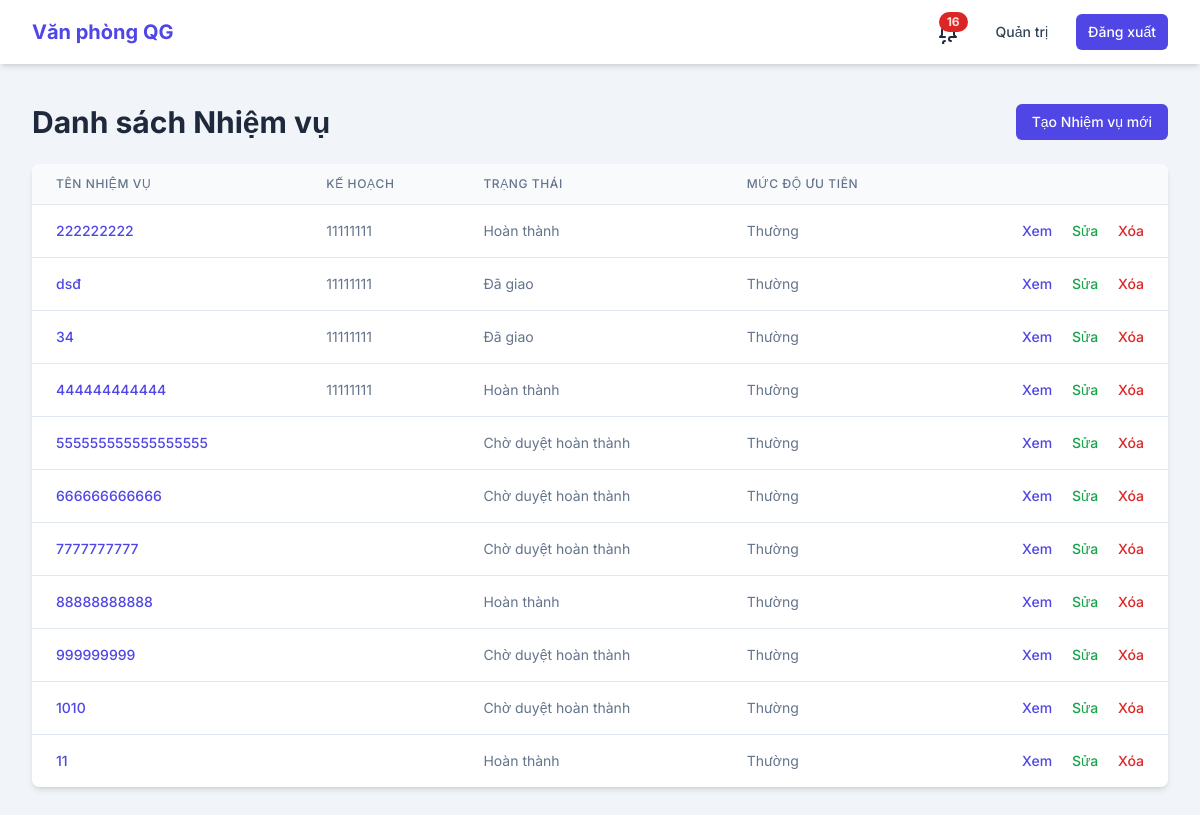
The app's page /nhiemvu/ (signed in) with its own data.
### core/models.py (models this page shows, shortened)
class NhiemVu(models.Model):
    class TrangThai(models.TextChoices):
        PENDING_ASSIGNMENT_APPROVAL = 'PENDING_ASSIGNMENT_APPROVAL', _('Chờ duyệt giao')
        ASSIGNED = 'ASSIGNED', _('Đã giao')
        PENDING_COMPLETION_APPROVAL = 'PENDING_COMPLETION_APPROVAL', _('Chờ duyệt hoàn thành')
        COMPLETED = 'COMPLETED', _('Hoàn thành')
    class MucDoUuTien(models.TextChoices):
        KHAN = 'KHAN', _('Khẩn')
        CAO = 'CAO', _('Cao')
        THUONG = 'THUONG', _('Thường')
        THAP = 'THAP', _('Thấp')
    class RecurringFrequency(models.TextChoices):
        DAILY = 'DAILY', _('Hàng ngày')
        WEEKLY = 'WEEKLY', _('Hàng tuần')
        MONTHLY = 'MONTHLY', _('Hàng tháng')
        YEARLY = 'YEARLY', _('Hàng năm')
    ten_nhiem_vu = models.CharField(max_length=255, verbose_name=_('Tên nhiệm vụ'))
    mo_ta = models.TextField(verbose_name=_('Mô tả'))
    trang_thai = models.CharField(max_length=50, choices=TrangThai.choices, default=TrangThai.PENDING_ASSIGNMENT_APPROVAL, verbose_name=_('Trạng thái'))
    muc_do_uu_tien = models.CharField(max_length=50, choices=MucDoUuTien.choices, default=MucDoUuTien.THUONG, verbose_name=_('Mức độ ưu tiên'))
    ngay_bat_dau = models.DateTimeField(verbose_name=_('Ngày bắt đầu'), null=True, blank=True)
    ngay_ket_thuc = models.DateTimeField(verbose_name=_('Ngày kết thúc'), null=True, blank=True)
    id_ke_hoach = models.ForeignKey(KeHoach, on_delete=models.SET_NULL, null=True, blank=True, related_name='nhiem_vu', verbose_name=_('Kế hoạch'))
    id_nguoi_tao = models.ForeignKey(settings.AUTH_USER_MODEL, on_delete=models.SET_NULL, null=True, related_name='nhiem_vu_da_tao', verbose_name=_('Người tạo'))
    id_nguoi_giao_viec = models.ForeignKey(settings.AUTH_USER_MODEL, on_delete=models.SET_NULL, null=True, related_name='nhiem_vu_da_giao', verbose_name=_('Người giao việc'))
    id_nguoi_thuc_hien = models.ForeignKey(settings.AUTH_USER_MODEL, on_delete=models.SET_NULL, null=True, related_name='nhiem_vu_thuc_hien', verbose_name=_('Người thực hiện'))
    id_phong_ban_lien_quan = models.ForeignKey(PhongBan, on_delete=models.SET_NULL, null=True, blank=True, verbose_name=_('Phòng ban liên quan'))
    id_nhiem_vu_cha = models.ForeignKey('self', on_delete=models.CASCADE, null=True, blank=True, related_name='sub_tasks', verbose_name=_('Nhiệm vụ cha'))
    thoi_gian_uoc_tinh = models.FloatField(null=True, blank=True, verbose_name=_('Thời gian ước tính (giờ)'))
    thoi_gian_thuc_te = models.FloatField(null=True, blank=True, verbose_name=_('Thời gian thực tế (giờ)'))
    thoi_gian_xu_ly = models.FloatField(null=True, blank=True, verbose_name=_('Thời gian xử lý (giờ)'))
    is_recurring = models.BooleanField(default=False, verbose_name=_('Nhiệm vụ lặp lại'))
    recurring_frequency = models.CharField(max_length=20, choices=RecurringFrequency.choices, null=True, blank=True, verbose_name=_('Tần suất lặp lại'))
    recurring_until = models.DateTimeField(null=True, blank=True, verbose_name=_('Lặp lại đến ngày'))
    danh_gia_sao = models.IntegerField(null=True, blank=True, choices=[(i, str(i)) for i in range(1, 6)], verbose_name=_('Đánh giá sao'))
    loi_danh_gia = models.TextField(null=True, blank=True, verbose_name=_('Lời đánh giá'))
    ngay_ket_thuc_de_xuat = models.DateTimeField(null=True, blank=True, verbose_name=_('Ngày kết thúc đề xuất'))
    ly_do_gia_han = models.TextField(null=True, blank=True, verbose_name=_('Lý do gia hạn'))
    class TrangThaiGiaHan(models.TextChoices):
        CHUA_DUYET = 'CHUA_DUYET', _('Chưa duyệt')
        DA_DUYET = 'DA_DUYET', _('Đã duyệt')
        DA_TU_CHOI = 'DA_TU_CHOI', _('Đã từ chối')
    trang_thai_gia_han = models.CharField(max_length=50, choices=TrangThaiGiaHan.choices, default=TrangThaiGiaHan.CHUA_DUYET, verbose_name=_('Trạng thái gia hạn'))
    nguoi_duyet_gia_han = models.ForeignKey(settings.AUTH_USER_MODEL, on_delete=models.SET_NULL, null=True, blank=True, related_name='nhiem_vu_duyet_gia_han', verbose_name=_('Người duyệt gia hạn'))
    is_quy_trinh_dac_biet = models.BooleanField(default=False, verbose_name=_('Quy trình đặc biệt'))
    id_nguoi_duyet_giao_viec = models.ForeignKey(settings.AUTH_USER_MODEL, on_delete=models.SET_NULL, null=True, blank=True, related_name='nhiem_vu_da_duyet_giao', verbose_name=_('Người duyệt giao việc'))
    ngay_hoan_thanh = models.DateTimeField(null=True, blank=True, verbose_name=_('Ngày hoàn thành'))

class KeHoach(models.Model):
    class TrangThai(models.TextChoices):
        CHUA_BAT_DAU = 'CHUA_BAT_DAU', _('Chưa bắt đầu')
        DANG_THUC_HIEN = 'DANG_THUC_HIEN', _('Đang thực hiện')
        HOAN_THANH = 'HOAN_THANH', _('Hoàn thành')
        BI_TRE = 'BI_TRE', _('Bị trễ')
        DA_DUYET = 'DA_DUYET', _('Đã duyệt')
    ten_ke_hoach = models.CharField(max_length=255, verbose_name=_('Tên kế hoạch'))
    muc_tieu = models.TextField(verbose_name=_('Mục tiêu'))
    trang_thai = models.CharField(max_length=50, choices=TrangThai.choices, default=TrangThai.CHUA_BAT_DAU, verbose_name=_('Trạng thái'))
    thoi_gian_bat_dau = models.DateTimeField(verbose_name=_('Thời gian bắt đầu'))
    thoi_gian_ket_thuc = models.DateTimeField(verbose_name=_('Thời gian kết thúc'))
    id_du_an = models.ForeignKey(HoSoCongViec, on_delete=models.CASCADE, related_name='ke_hoach', verbose_name=_('Hồ sơ công việc'))
    id_don_vi_thuc_hien = models.ForeignKey(PhongBan, on_delete=models.SET_NULL, null=True, verbose_name=_('Đơn vị thực hiện'))
    id_nguoi_phu_trach = models.ForeignKey(settings.AUTH_USER_MODEL, on_delete=models.SET_NULL, null=True, related_name='ke_hoach_phu_trach', verbose_name=_('Người phụ trách'))

### core/views.py (the view, shortened to what this page needs)
# urls.py: path('nhiemvu/', views.NhiemVuListView.as_view(), name='nhiemvu-list'),
class NhiemVuListView(LoginRequiredMixin, ListView):
    model = NhiemVu
    template_name = 'core/nhiemvu_list.html'
    def get_queryset(self):
        user = self.request.user
        if user.is_superuser or user.role == CustomUser.Role.LANH_DAO_CO_QUAN:
            return NhiemVu.objects.all()
        elif user.role == CustomUser.Role.LANH_DAO_PHONG:
            if user.phong_ban:
                return NhiemVu.objects.filter(id_phong_ban_lien_quan=user.phong_ban)
            else:
                return NhiemVu.objects.none()
        elif user.role == CustomUser.Role.CHUYEN_VIEN_VAN_PHONG or user.role == CustomUser.Role.CHUYEN_VIEN_PHONG or user.role == CustomUser.Role.CHUYEN_VIEN:
            return NhiemVu.objects.filter(id_nguoi_thuc_hien=user) | NhiemVu.objects.filter(id_nguoi_giao_viec=user)
        else:
            return NhiemVu.objects.none()

### core/templates/core/nhiemvu_list.html (shortened to what this page needs)
{% extends 'core/base.html' %}
{% block content %}
    <div class="flex justify-between items-center mb-6">
        <h1 class="text-3xl font-bold text-slate-800">Danh sách Nhiệm vụ</h1>
        <a href="{% url 'nhiemvu-create' %}" class="px-4 py-2 rounded-md text-sm font-medium text-white bg-indigo-600 hover:bg-indigo-700 transition-colors">Tạo Nhiệm vụ mới</a>
    </div>
    <div class="bg-white shadow-md rounded-lg overflow-hidden">
        <table class="min-w-full divide-y divide-slate-200">
            <thead class="bg-slate-50">
                <tr>
                    <th scope="col" class="px-6 py-3 text-left text-xs font-medium text-slate-500 uppercase tracking-wider">Tên Nhiệm vụ</th>
                    <th scope="col" class="px-6 py-3 text-left text-xs font-medium text-slate-500 uppercase tracking-wider">Kế hoạch</th>
                    <th scope="col" class="px-6 py-3 text-left text-xs font-medium text-slate-500 uppercase tracking-wider">Trạng thái</th>
                    <th scope="col" class="px-6 py-3 text-left text-xs font-medium text-slate-500 uppercase tracking-wider">Mức độ ưu tiên</th>
                    <th scope="col" class="relative px-6 py-3">
                    </th>
                </tr>
            </thead>
            <tbody class="bg-white divide-y divide-slate-200">
                {% for nhiemvu in nhiemvu_list %}
                    <tr class="hover:bg-slate-50 transition-colors">
                        <td class="px-6 py-4 whitespace-nowrap text-sm font-medium text-slate-900"><a href="{% url 'nhiemvu-detail' nhiemvu.pk %}" class="text-indigo-600 hover:text-indigo-900">{{ nhiemvu.ten_nhiem_vu }}</a></td>
                        <td class="px-6 py-4 whitespace-nowrap text-sm text-slate-500">{{ nhiemvu.id_ke_hoach.ten_ke_hoach }}</td>
                        <td class="px-6 py-4 whitespace-nowrap text-sm text-slate-500">{{ nhiemvu.get_trang_thai_display }}</td>
                        <td class="px-6 py-4 whitespace-nowrap text-sm text-slate-500">{{ nhiemvu.get_muc_do_uu_tien_display }}</td>
                        <td class="px-6 py-4 whitespace-nowrap text-right text-sm font-medium space-x-4">
                            <a href="{% url 'nhiemvu-detail' nhiemvu.pk %}" class="text-indigo-600 hover:text-indigo-900">Xem</a>
                            <a href="{% url 'nhiemvu-update' nhiemvu.pk %}" class="text-green-600 hover:text-green-900">Sửa</a>
                            <a href="{% url 'nhiemvu-delete' nhiemvu.pk %}" class="text-red-600 hover:text-red-900">Xóa</a>
                        </td>
                    </tr>
                {% empty %}
                    <tr>
                        <td colspan="5" class="px-6 py-4 whitespace-nowrap text-center text-sm text-slate-500">Không có nhiệm vụ nào.</td>
                    </tr>
                {% endfor %}
            </tbody>
        </table>
    </div>
{% endblock %}

### core/templates/core/base.html (style rules this page uses)
body { font-family: 'Inter', sans-serif; }

### records on screen
NhiemVu: ten_nhiem_vu "222222222", id_ke_hoach.ten_ke_hoach "11111111", trang_thai "Hoàn thành", muc_do_uu_tien "Thường"
NhiemVu: ten_nhiem_vu "dsđ", id_ke_hoach.ten_ke_hoach "11111111", trang_thai "Đã giao", muc_do_uu_tien "Thường"
NhiemVu: ten_nhiem_vu "34", id_ke_hoach.ten_ke_hoach "11111111", trang_thai "Đã giao", muc_do_uu_tien "Thường"
NhiemVu: ten_nhiem_vu "444444444444", id_ke_hoach.ten_ke_hoach "11111111", trang_thai "Hoàn thành", muc_do_uu_tien "Thường"
NhiemVu: ten_nhiem_vu "555555555555555555", trang_thai "Chờ duyệt hoàn thành", muc_do_uu_tien "Thường"
NhiemVu: ten_nhiem_vu "666666666666", trang_thai "Chờ duyệt hoàn thành", muc_do_uu_tien "Thường"
NhiemVu: ten_nhiem_vu "7777777777", trang_thai "Chờ duyệt hoàn thành", muc_do_uu_tien "Thường"
NhiemVu: ten_nhiem_vu "88888888888", trang_thai "Hoàn thành", muc_do_uu_tien "Thường"
NhiemVu: ten_nhiem_vu "999999999", trang_thai "Chờ duyệt hoàn thành", muc_do_uu_tien "Thường"
NhiemVu: ten_nhiem_vu "1010", trang_thai "Chờ duyệt hoàn thành", muc_do_uu_tien "Thường"
NhiemVu: ten_nhiem_vu "11", trang_thai "Hoàn thành", muc_do_uu_tien "Thường"
